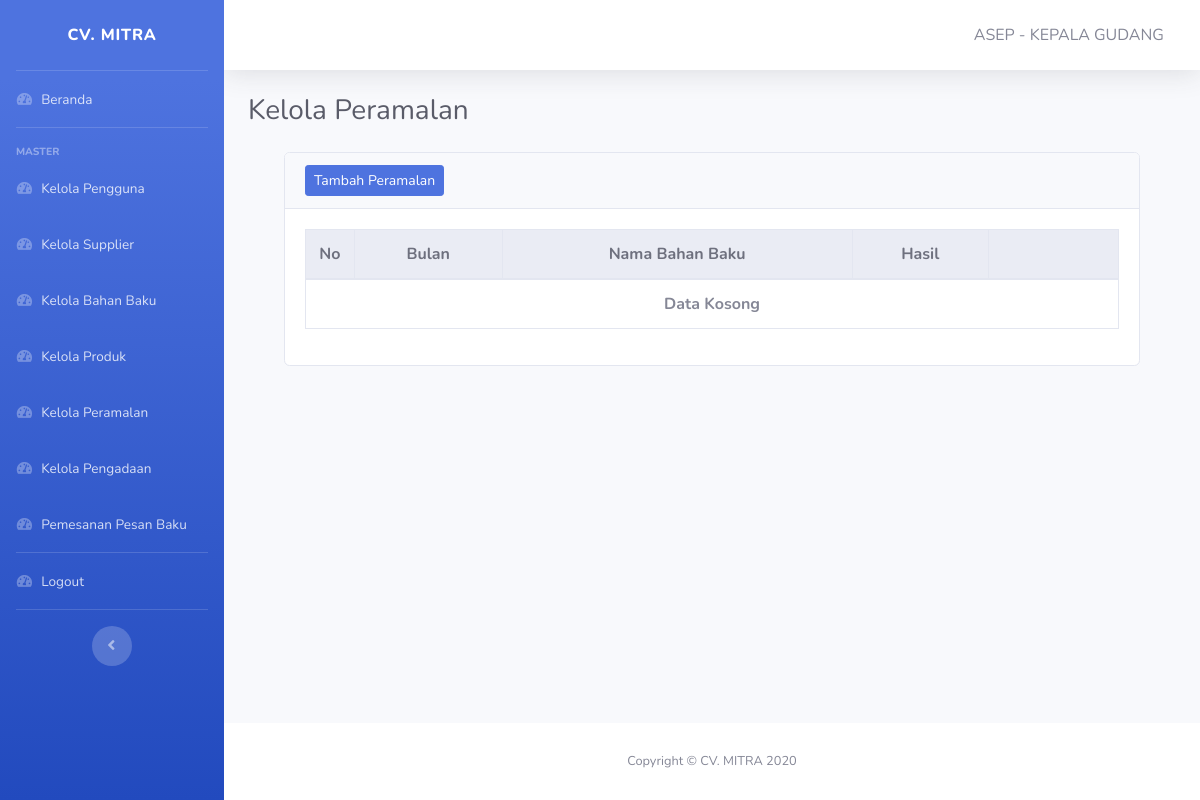
The page /pages/admin/kelola-peramalan.php (signed in) on the database as committed earlier.
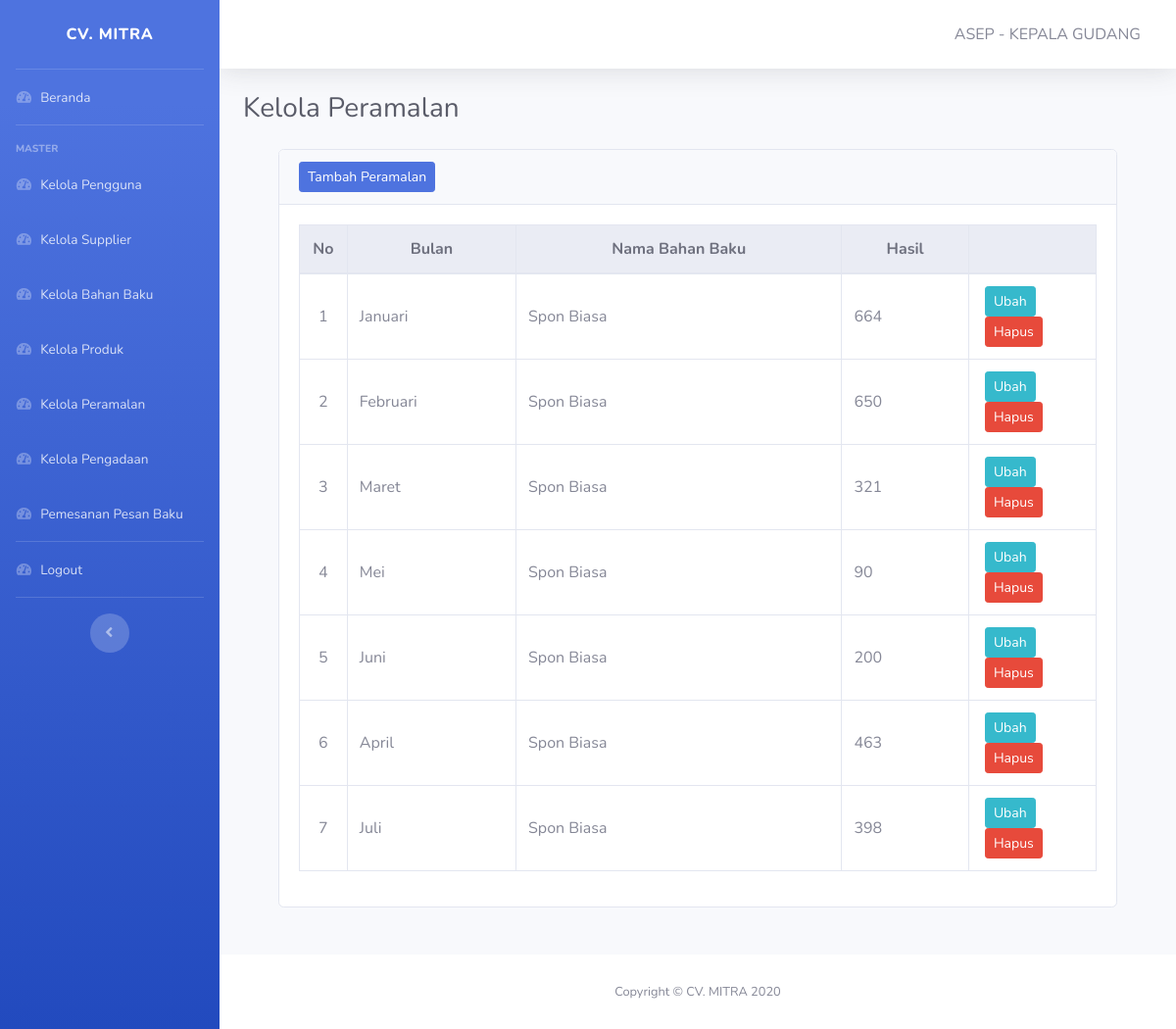
The same page on the database as committed later.
### tables this page shows
CREATE TABLE IF NOT EXISTS `peramalan` (
  `id_peramalan` int(11) NOT NULL,
  `bulan` varchar(30) NOT NULL,
  `hasil` int(11) DEFAULT '0',
  `id_bahanbaku` varchar(6) NOT NULL,
  `id_user` int(11) NOT NULL,
  PRIMARY KEY (`id_peramalan`),
  KEY `id_user` (`id_user`),
  KEY `id_bahanbaku` (`id_bahanbaku`),
  CONSTRAINT `peramalan_ibfk_1` FOREIGN KEY (`id_user`) REFERENCES `user` (`id_user`),
  CONSTRAINT `peramalan_ibfk_2` FOREIGN KEY (`id_bahanbaku`) REFERENCES `bahanbaku` (`id_bahanbaku`)
);

CREATE TABLE IF NOT EXISTS `bahanbaku` (
  `id_bahanbaku` varchar(6) NOT NULL,
  `nama_bahanbaku` varchar(40) NOT NULL,
  `satuan_bahanbaku` varchar(10) NOT NULL,
  `harga` varchar(20) NOT NULL,
  `id_supplier` int(11) NOT NULL,
  PRIMARY KEY (`id_bahanbaku`),
  KEY `id_supplier` (`id_supplier`),
  CONSTRAINT `bahanbaku_ibfk_2` FOREIGN KEY (`id_supplier`) REFERENCES `supplier` (`id_supplier`)
);

### pages/admin/kelola-peramalan.php (the view, shortened to what this page needs)
<!DOCTYPE html>
<html lang="en">
<head>
    <?php include '../../layout/header.php' ?>
</head>
<body id="page-top">
    <div id="wrapper">
        <?php include '../../layout/sidebar-admin.php' ?>
        <div id="content-wrapper" class="d-flex flex-column">
            <div id="content">
                <?php include '../../layout/topbar.php' ?>
                <div class="container-fluid">
                    <div class="d-sm-flex align-items-center justify-content-between mb-4">
                        <h1 class="h3 mb-0 text-gray-800">Kelola Peramalan</h1>
                    </div>
                    <div class="container row-12">
                        <div class="col">
                            <div class="card mb-5">
                                <div class="card-header">
                                    <div class="nav-item">
                                        <a href="tambah-peramalan.php" class="btn btn-sm btn-primary">Tambah Peramalan</a>
                                    </div>
                                </div>
                                <div class="card-body">
                                    <table class="table table-responsive-lg table-hover table-bordered" id="Table">
                                        <thead class="thead-light text-center">
                                            <tr>
                                                <th width=6%>No</th>
                                                <th>Bulan</th>
                                                <th>Nama Bahan Baku</th>
                                                <th>Hasil</th>
                                                <th width=16%></th>
                                            </tr>
                                        </thead>
                                        <tbody>
                                            <?php
                                            include "../../koneksi.php";
                                            $no = 1;
                                            $data = mysqli_query($koneksi, "SELECT * FROM peramalan p JOIN bahanbaku b WHERE p.id_bahanbaku = b.id_bahanbaku");
                                            if (mysqli_num_rows($data) == 0) {
                                                ?>
                                                <tr>
                                                    <td colspan="7" class="text-center font-weight-bold">Data Kosong</td>
                                                </tr>
                                                <?php
                                                } else {
                                                    while ($item = mysqli_fetch_array($data)) {
                                                        ?>
                                                    <tr>
                                                        <td class="text-center align-middle"><?php echo $no++; ?></td>
                                                        <td class="align-middle"><?php echo $item['bulan']; ?></td>
                                                        <td class="align-middle"><?php echo $item['nama_bahanbaku']; ?></td>
                                                        <td class="align-middle"><?php echo $item['hasil']; ?></td>
                                                        <td class="text-center">
                                                            <a href="ubah-peramalan.php?id=<?php echo $item['id_peramalan'] ?>" class="btn btn-info btn-sm mx-1 float-left">Ubah</a>
                                                            <form action="hapus-peramalan.php?id=<?php echo $item['id_peramalan'] ?>" method="post">
                                                                <button type="submit" class="btn btn-danger btn-sm mx-1 float-left">Hapus</button>
                                                            </form>
                                                        </td>
                                                    </tr>
                                            <?php
                                                }
                                            }
                                            ?>
                                        </tbody>
                                    </table>
                                </div>
                            </div>
                        </div>
                    </div>
                </div>
            </div>
            <?php include '../../layout/footer.php' ?>
        </div>
    </div>
</body>
</html>

Rows that differ between the two databases and show on the page:
added peramalan: bulan "Januari", id_bahanbaku.nama_bahanbaku "Spon Biasa", hasil "664"
added peramalan: bulan "Februari", id_bahanbaku.nama_bahanbaku "Spon Biasa", hasil "650"
added peramalan: bulan "Maret", id_bahanbaku.nama_bahanbaku "Spon Biasa", hasil "321"
added peramalan: bulan "Mei", id_bahanbaku.nama_bahanbaku "Spon Biasa", hasil "90"
added peramalan: bulan "Juni", id_bahanbaku.nama_bahanbaku "Spon Biasa", hasil "200"
added peramalan: bulan "April", id_bahanbaku.nama_bahanbaku "Spon Biasa", hasil "463"
added peramalan: bulan "Juli", id_bahanbaku.nama_bahanbaku "Spon Biasa", hasil "398"
Other text that changed with them:
text no longer shown: "Data Kosong"
